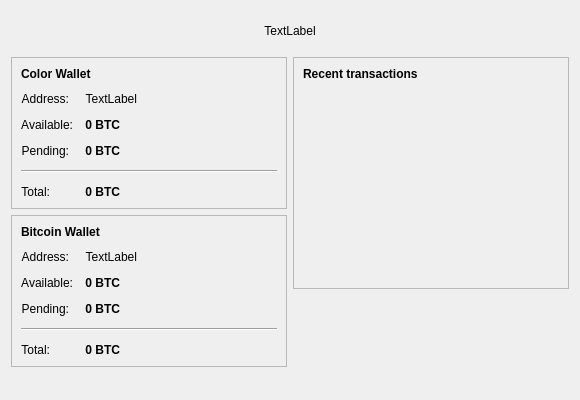
<?xml version="1.0" encoding="UTF-8"?>
<ui version="4.0">
 <class>Form</class>
 <widget class="QWidget" name="Form">
  <property name="geometry">
   <rect>
    <x>0</x>
    <y>0</y>
    <width>580</width>
    <height>400</height>
   </rect>
  </property>
  <property name="windowTitle">
   <string>Form</string>
  </property>
  <layout class="QVBoxLayout" name="verticalLayout_5" stretch="0,1">
   <item>
    <widget class="QLabel" name="labelStatus">
     <property name="minimumSize">
      <size>
       <width>0</width>
       <height>40</height>
      </size>
     </property>
     <property name="cursor">
      <cursorShape>IBeamCursor</cursorShape>
     </property>
     <property name="text">
      <string>TextLabel</string>
     </property>
     <property name="alignment">
      <set>Qt::AlignCenter</set>
     </property>
     <property name="textInteractionFlags">
      <set>Qt::LinksAccessibleByMouse|Qt::TextSelectableByKeyboard|Qt::TextSelectableByMouse</set>
     </property>
    </widget>
   </item>
   <item>
    <layout class="QHBoxLayout" name="horizontalLayout" stretch="1,1">
     <item>
      <layout class="QVBoxLayout" name="verticalLayout">
       <item>
        <widget class="QFrame" name="frame">
         <property name="frameShape">
          <enum>QFrame::StyledPanel</enum>
         </property>
         <property name="frameShadow">
          <enum>QFrame::Raised</enum>
         </property>
         <layout class="QVBoxLayout" name="verticalLayout_3">
          <item>
           <widget class="QLabel" name="label_7">
            <property name="font">
             <font>
              <weight>75</weight>
              <bold>true</bold>
             </font>
            </property>
            <property name="text">
             <string>Color Wallet</string>
            </property>
           </widget>
          </item>
          <item>
           <layout class="QHBoxLayout" name="horizontalLayout_2">
            <item>
             <layout class="QFormLayout" name="_3">
              <property name="fieldGrowthPolicy">
               <enum>QFormLayout::ExpandingFieldsGrow</enum>
              </property>
              <property name="horizontalSpacing">
               <number>12</number>
              </property>
              <property name="verticalSpacing">
               <number>12</number>
              </property>
              <property name="topMargin">
               <number>5</number>
              </property>
              <item row="1" column="0">
               <widget class="QLabel" name="label_9">
                <property name="text">
                 <string>Available:</string>
                </property>
                <property name="alignment">
                 <set>Qt::AlignRight|Qt::AlignTrailing|Qt::AlignVCenter</set>
                </property>
               </widget>
              </item>
              <item row="1" column="1">
               <widget class="QLabel" name="labelBalance">
                <property name="font">
                 <font>
                  <weight>75</weight>
                  <bold>true</bold>
                 </font>
                </property>
                <property name="cursor">
                 <cursorShape>IBeamCursor</cursorShape>
                </property>
                <property name="toolTip">
                 <string>Your current spendable balance</string>
                </property>
                <property name="text">
                 <string>0 BTC</string>
                </property>
                <property name="alignment">
                 <set>Qt::AlignRight|Qt::AlignTrailing|Qt::AlignVCenter</set>
                </property>
                <property name="textInteractionFlags">
                 <set>Qt::LinksAccessibleByMouse|Qt::TextSelectableByKeyboard|Qt::TextSelectableByMouse</set>
                </property>
               </widget>
              </item>
              <item row="2" column="0">
               <widget class="QLabel" name="label_10">
                <property name="text">
                 <string>Pending:</string>
                </property>
                <property name="alignment">
                 <set>Qt::AlignRight|Qt::AlignTrailing|Qt::AlignVCenter</set>
                </property>
               </widget>
              </item>
              <item row="2" column="1">
               <widget class="QLabel" name="labelUnconfirmed">
                <property name="font">
                 <font>
                  <weight>75</weight>
                  <bold>true</bold>
                 </font>
                </property>
                <property name="cursor">
                 <cursorShape>IBeamCursor</cursorShape>
                </property>
                <property name="toolTip">
                 <string>Total of transactions that have yet to be confirmed, and do not yet count toward the spendable balance</string>
                </property>
                <property name="text">
                 <string>0 BTC</string>
                </property>
                <property name="alignment">
                 <set>Qt::AlignRight|Qt::AlignTrailing|Qt::AlignVCenter</set>
                </property>
                <property name="textInteractionFlags">
                 <set>Qt::LinksAccessibleByMouse|Qt::TextSelectableByKeyboard|Qt::TextSelectableByMouse</set>
                </property>
               </widget>
              </item>
              <item row="3" column="0" colspan="2">
               <widget class="Line" name="line">
                <property name="orientation">
                 <enum>Qt::Horizontal</enum>
                </property>
               </widget>
              </item>
              <item row="4" column="0">
               <widget class="QLabel" name="label_11">
                <property name="text">
                 <string>Total:</string>
                </property>
                <property name="alignment">
                 <set>Qt::AlignRight|Qt::AlignTrailing|Qt::AlignVCenter</set>
                </property>
               </widget>
              </item>
              <item row="4" column="1">
               <widget class="QLabel" name="labelTotal">
                <property name="font">
                 <font>
                  <weight>75</weight>
                  <bold>true</bold>
                 </font>
                </property>
                <property name="cursor">
                 <cursorShape>IBeamCursor</cursorShape>
                </property>
                <property name="toolTip">
                 <string>Your current total balance</string>
                </property>
                <property name="text">
                 <string>0 BTC</string>
                </property>
                <property name="alignment">
                 <set>Qt::AlignRight|Qt::AlignTrailing|Qt::AlignVCenter</set>
                </property>
                <property name="textInteractionFlags">
                 <set>Qt::LinksAccessibleByMouse|Qt::TextSelectableByKeyboard|Qt::TextSelectableByMouse</set>
                </property>
               </widget>
              </item>
              <item row="0" column="0">
               <widget class="QLabel" name="label_8">
                <property name="text">
                 <string>Address:</string>
                </property>
                <property name="alignment">
                 <set>Qt::AlignRight|Qt::AlignTrailing|Qt::AlignVCenter</set>
                </property>
               </widget>
              </item>
              <item row="0" column="1">
               <widget class="QLabel" name="labelAddress">
                <property name="cursor">
                 <cursorShape>IBeamCursor</cursorShape>
                </property>
                <property name="toolTip">
                 <string>Your address for access to club.</string>
                </property>
                <property name="text">
                 <string>TextLabel</string>
                </property>
                <property name="alignment">
                 <set>Qt::AlignRight|Qt::AlignTrailing|Qt::AlignVCenter</set>
                </property>
                <property name="textInteractionFlags">
                 <set>Qt::LinksAccessibleByMouse|Qt::TextSelectableByKeyboard|Qt::TextSelectableByMouse</set>
                </property>
               </widget>
              </item>
             </layout>
            </item>
           </layout>
          </item>
         </layout>
        </widget>
       </item>
       <item>
        <widget class="QFrame" name="frame">
         <property name="frameShape">
          <enum>QFrame::StyledPanel</enum>
         </property>
         <property name="frameShadow">
          <enum>QFrame::Raised</enum>
         </property>
         <layout class="QVBoxLayout" name="verticalLayout_3">
          <item>
           <widget class="QLabel" name="label">
            <property name="font">
             <font>
              <weight>75</weight>
              <bold>true</bold>
             </font>
            </property>
            <property name="text">
             <string>Bitcoin Wallet</string>
            </property>
           </widget>
          </item>
          <item>
           <layout class="QHBoxLayout" name="horizontalLayout_2">
            <item>
             <layout class="QFormLayout" name="_2">
              <property name="fieldGrowthPolicy">
               <enum>QFormLayout::ExpandingFieldsGrow</enum>
              </property>
              <property name="horizontalSpacing">
               <number>12</number>
              </property>
              <property name="verticalSpacing">
               <number>12</number>
              </property>
              <property name="topMargin">
               <number>5</number>
              </property>
              <item row="1" column="0">
               <widget class="QLabel" name="label_2">
                <property name="text">
                 <string>Available:</string>
                </property>
                <property name="alignment">
                 <set>Qt::AlignRight|Qt::AlignTrailing|Qt::AlignVCenter</set>
                </property>
               </widget>
              </item>
              <item row="1" column="1">
               <widget class="QLabel" name="labelBitcoinBalance">
                <property name="font">
                 <font>
                  <weight>75</weight>
                  <bold>true</bold>
                 </font>
                </property>
                <property name="cursor">
                 <cursorShape>IBeamCursor</cursorShape>
                </property>
                <property name="toolTip">
                 <string>Your current spendable balance</string>
                </property>
                <property name="text">
                 <string>0 BTC</string>
                </property>
                <property name="alignment">
                 <set>Qt::AlignRight|Qt::AlignTrailing|Qt::AlignVCenter</set>
                </property>
                <property name="textInteractionFlags">
                 <set>Qt::LinksAccessibleByMouse|Qt::TextSelectableByKeyboard|Qt::TextSelectableByMouse</set>
                </property>
               </widget>
              </item>
              <item row="2" column="0">
               <widget class="QLabel" name="label_3">
                <property name="text">
                 <string>Pending:</string>
                </property>
                <property name="alignment">
                 <set>Qt::AlignRight|Qt::AlignTrailing|Qt::AlignVCenter</set>
                </property>
               </widget>
              </item>
              <item row="2" column="1">
               <widget class="QLabel" name="labelBitcoinUnconfirmed">
                <property name="font">
                 <font>
                  <weight>75</weight>
                  <bold>true</bold>
                 </font>
                </property>
                <property name="cursor">
                 <cursorShape>IBeamCursor</cursorShape>
                </property>
                <property name="toolTip">
                 <string>Total of transactions that have yet to be confirmed, and do not yet count toward the spendable balance</string>
                </property>
                <property name="text">
                 <string>0 BTC</string>
                </property>
                <property name="alignment">
                 <set>Qt::AlignRight|Qt::AlignTrailing|Qt::AlignVCenter</set>
                </property>
                <property name="textInteractionFlags">
                 <set>Qt::LinksAccessibleByMouse|Qt::TextSelectableByKeyboard|Qt::TextSelectableByMouse</set>
                </property>
               </widget>
              </item>
              <item row="3" column="0" colspan="2">
               <widget class="Line" name="line">
                <property name="orientation">
                 <enum>Qt::Horizontal</enum>
                </property>
               </widget>
              </item>
              <item row="4" column="0">
               <widget class="QLabel" name="label_5">
                <property name="text">
                 <string>Total:</string>
                </property>
                <property name="alignment">
                 <set>Qt::AlignRight|Qt::AlignTrailing|Qt::AlignVCenter</set>
                </property>
               </widget>
              </item>
              <item row="4" column="1">
               <widget class="QLabel" name="labelBitcoinTotal">
                <property name="font">
                 <font>
                  <weight>75</weight>
                  <bold>true</bold>
                 </font>
                </property>
                <property name="cursor">
                 <cursorShape>IBeamCursor</cursorShape>
                </property>
                <property name="toolTip">
                 <string>Your current total balance</string>
                </property>
                <property name="text">
                 <string>0 BTC</string>
                </property>
                <property name="alignment">
                 <set>Qt::AlignRight|Qt::AlignTrailing|Qt::AlignVCenter</set>
                </property>
                <property name="textInteractionFlags">
                 <set>Qt::LinksAccessibleByMouse|Qt::TextSelectableByKeyboard|Qt::TextSelectableByMouse</set>
                </property>
               </widget>
              </item>
              <item row="0" column="0">
               <widget class="QLabel" name="label_6">
                <property name="text">
                 <string>Address:</string>
                </property>
                <property name="alignment">
                 <set>Qt::AlignRight|Qt::AlignTrailing|Qt::AlignVCenter</set>
                </property>
               </widget>
              </item>
              <item row="0" column="1">
               <widget class="QLabel" name="labelBitcoinAddress">
                <property name="cursor">
                 <cursorShape>IBeamCursor</cursorShape>
                </property>
                <property name="toolTip">
                 <string>Your address for access to club.</string>
                </property>
                <property name="text">
                 <string>TextLabel</string>
                </property>
                <property name="alignment">
                 <set>Qt::AlignRight|Qt::AlignTrailing|Qt::AlignVCenter</set>
                </property>
                <property name="textInteractionFlags">
                 <set>Qt::LinksAccessibleByMouse|Qt::TextSelectableByKeyboard|Qt::TextSelectableByMouse</set>
                </property>
               </widget>
              </item>
             </layout>
            </item>
           </layout>
          </item>
         </layout>
        </widget>
       </item>
       <item>
        <spacer name="verticalSpacer">
         <property name="orientation">
          <enum>Qt::Vertical</enum>
         </property>
         <property name="sizeHint" stdset="0">
          <size>
           <width>20</width>
           <height>40</height>
          </size>
         </property>
        </spacer>
       </item>
      </layout>
     </item>
     <item>
      <layout class="QVBoxLayout" name="verticalLayout_2">
       <item>
        <widget class="QFrame" name="frame_2">
         <property name="frameShape">
          <enum>QFrame::StyledPanel</enum>
         </property>
         <property name="frameShadow">
          <enum>QFrame::Raised</enum>
         </property>
         <layout class="QVBoxLayout" name="verticalLayout_4">
          <item>
           <widget class="QLabel" name="label_4">
            <property name="font">
             <font>
              <weight>75</weight>
              <bold>true</bold>
             </font>
            </property>
            <property name="text">
             <string>Recent transactions</string>
            </property>
           </widget>
          </item>
          <item>
           <widget class="QListView" name="listTransactions">
            <property name="styleSheet">
             <string notr="true">QListView { background: transparent; }</string>
            </property>
            <property name="frameShape">
             <enum>QFrame::NoFrame</enum>
            </property>
            <property name="verticalScrollBarPolicy">
             <enum>Qt::ScrollBarAlwaysOff</enum>
            </property>
            <property name="horizontalScrollBarPolicy">
             <enum>Qt::ScrollBarAlwaysOff</enum>
            </property>
            <property name="selectionMode">
             <enum>QAbstractItemView::NoSelection</enum>
            </property>
           </widget>
          </item>
         </layout>
        </widget>
       </item>
       <item>
        <spacer name="verticalSpacer_2">
         <property name="orientation">
          <enum>Qt::Vertical</enum>
         </property>
         <property name="sizeHint" stdset="0">
          <size>
           <width>20</width>
           <height>40</height>
          </size>
         </property>
        </spacer>
       </item>
      </layout>
     </item>
    </layout>
   </item>
  </layout>
 </widget>
 <resources/>
 <connections/>
</ui>
